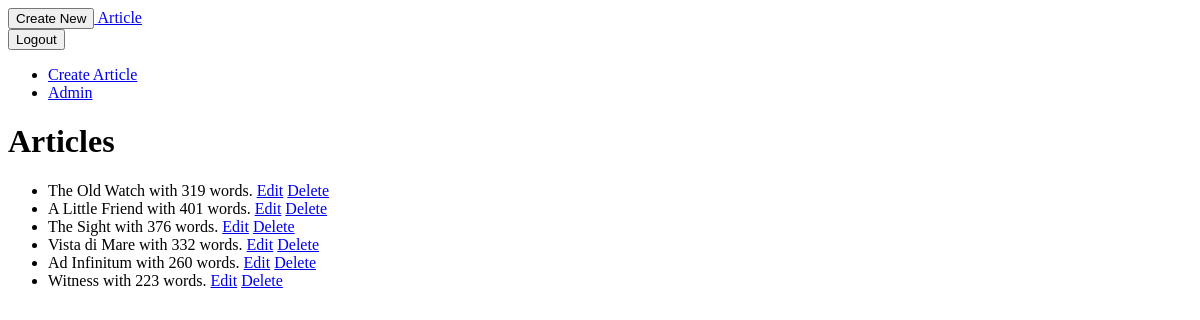
Page /articles/ (signed in) on the earlier database version.
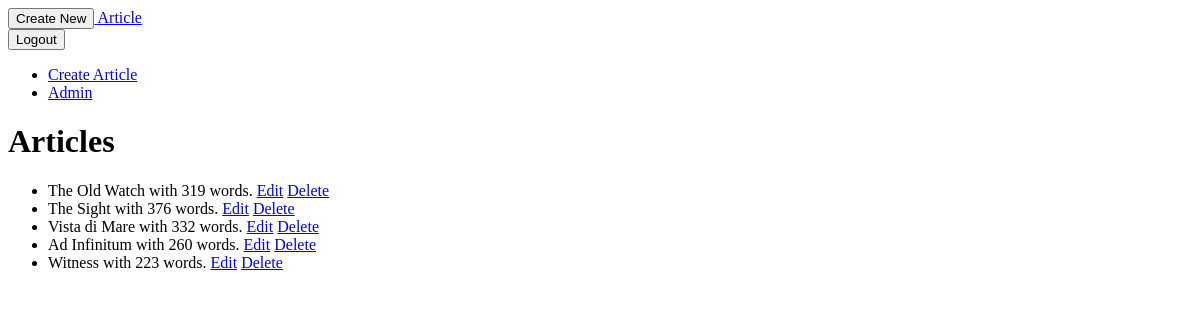
Same page on the later database version.
### app/models.py (models this page shows, shortened)
class Article(models.Model):
    tittle =  models.CharField(max_length=100)
    content = models.TextField(default= '', blank=True)
    word_count = models.IntegerField(blank=True)
    twitter_post = models.TextField(default="", blank= True)
    status = models.CharField(
        max_length=20,
        choices = ARTICLE_STATUS,
        default= "draft",
        )
    created_at = models.DateTimeField(auto_now_add=True)
    updated_at = models.DateTimeField(auto_now=True)
    author = models.ForeignKey(settings.AUTH_USER_MODEL, on_delete=models.CASCADE, related_name="articles")

### app/views.py (the view)
# urls.py: path("",ArticleView.as_view(),name="home"),
class ArticleView(LoginRequiredMixin, ListView):
    template_name = "app/home.html"
    context_object_name = "articles"
    model = Article
    def get_queryset(self) -> QuerySet[Any]:
        return Article.objects.filter(author=self.request.user)

### templates/app/home.html
{% extends 'app/base.html' %}
{% block content %}
<nav>
    <ul>
        <li><a href="{% url 'create_article' %}">Create Article</a></li>
        <li><a href="{% url 'admin:index' %}">Admin</a></li>
    </ul>
</nav>
<h1>Articles</h1>
<ul>
    {% for article in articles %}
    <li>{{ article.tittle }} with {{ article.word_count }} words. <a
            href="{% url 'update_article' article.id %}">Edit</a> <a
            href="{% url 'delete_article' article.id %}">Delete</a></li>
    {% endfor %}
</ul>
{% endblock content %}

Differences in the rows shown:
removed Article: tittle "A Little Friend", word_count "401"
